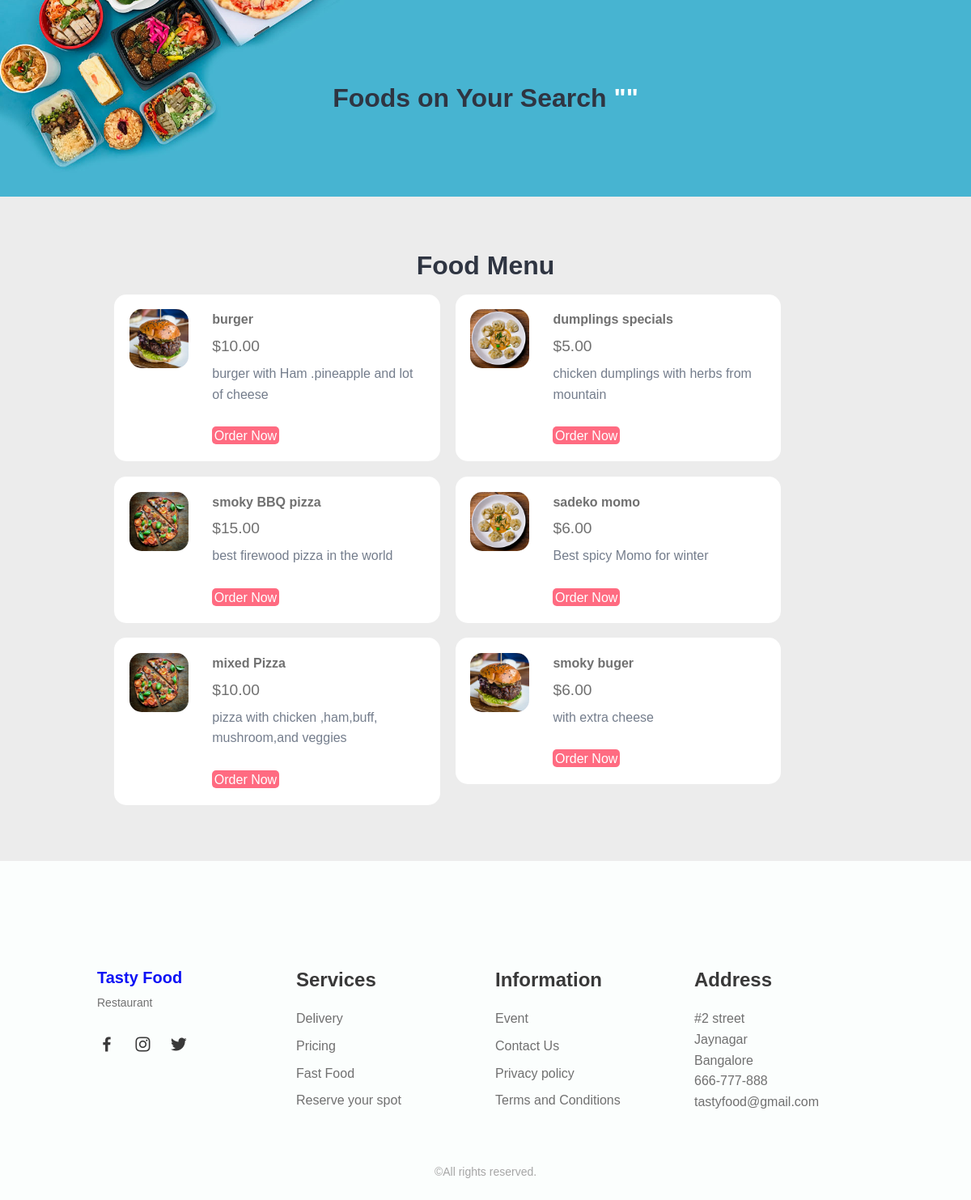
The page /food-search.php on the database its author committed.
### tables this page shows
CREATE TABLE `tbl_food` (
  `id` int(10) UNSIGNED NOT NULL,
  `title` varchar(100) NOT NULL,
  `description` text NOT NULL,
  `price` decimal(10,2) NOT NULL,
  `image_name` varchar(255) NOT NULL,
  `category_id` int(10) UNSIGNED NOT NULL,
  `featured` varchar(10) NOT NULL,
  `active` varchar(10) NOT NULL
);

### food-search.php (the view, shortened to what this page needs)
<?php include('partials-front/menu.php'); ?>
    <section class="food-search text-center">
        <div class="container">
            <?php
            $search = mysqli_real_escape_string($conn,$_POST['search']);
            ?>
            <h2>Foods on Your Search <a href="#" class="text-white">"<?php echo $search; ?>"</a></h2>
        </div>
    </section>
    <section class="food-menu">
        <div class="container">
            <h2 class="text-center">Food Menu</h2>
            <?php
            $sql = "SELECT * FROM tbl_food WHERE title LIKE '%$search%' OR description LIKE '%$search%'";
            $res = mysqli_query($conn,$sql);
            $count = mysqli_num_rows($res);
            if ($count>0)
             {
                while ($row=mysqli_fetch_assoc($res))
                {
                    $id = $row['id'];
                    $title = $row['title'];
                    $price = $row['price'];
                    $description = $row['description'];
                    $image_name = $row['image_name'];
                    ?>
                    <div class="food-menu-box">
                     <div class="food-menu-img">
                        <?php
                        if ($image_name=="")
                        {
                            echo "<div class='error'>/image is not Availble </div>";
                        }
                        else
                        {
                            ?>
                            <img src="<?php echo SITEURL ?>images/food/<?php echo $image_name;?>" alt="Chicke Hawain Pizza" class="img-responsive img-curve">
                            <?php
                        }
                        ?>
                </div>
                <div class="food-menu-desc">
                    <h4><?php echo $title; ?></h4>
                    <p class="food-price">$<?php echo $price;?></p>
                    <p class="food-detail">
                        <?php  echo $description;?>
                    </p>
                    <br>
                    <a href="<?php echo SITEURL;?>order.php?food_id=<?php echo $id; ?>" class="btn btn-primary">Order Now</a>
                </div>
            </div>
                    <?php
                }
            }
            else
            {
                echo "<div class='error'>Food not available. </div>";
            }
             ?>
        </div>
    </section>
 <?php include('partials-front/footer.php'); ?>

### css/style.css (style rules this page uses)
* { margin: 0 0; padding: 0 0; font-family: Arial, Helvetica, sans-serif; }
.container { width: 80%; margin: 0 auto; padding: 1%; }
.img-responsive { width: 100%; }
.img-curve { border-radius: 15px; }
.text-center { text-align: center; }
.text-white { color: white; }
.btn { padding: 1%; border: none; font-size: 1rem; border-radius: 5px; }
.btn-primary { background-color: #ff6b81; color: white; cursor: pointer; }
h2 { color: #2f3542; font-size: 2rem; margin-bottom: 2%; }
.food-search { background-image: url(../images/bg.jpg); background-size: cover; background-repeat: no-repeat; background-position: center; padding: 7% 0; }
.food-menu { background-color: #ececec; padding: 4% 0; }
.food-menu-box { width: 43%; margin: 1%; padding: 2%; float: left; background-color: white; border-radius: 15px; }
.food-menu-img { width: 20%; float: left; }
.food-menu-desc { width: 70%; float: left; margin-left: 8%; }
.food-price { font-size: 1.2rem; margin: 2% 0; }
.food-detail { font-size: 1rem; color: #747d8c; }
:root { --header-height: 3rem; --first-color: #0d11f5; --first-color-alt: #2f11d8; --title-color: #393939; --text-color: #707070; --text-color-light: #A6A6A6; --body-color: #FBFEFD; --container-color: #FFFFFF; --body-font: 'Poppins', sans-serif; --biggest-font-size: 2.25rem; --h1-font-size: 1.5rem; --h2-font-size: 1.25rem; --h3-font-size: 1rem; --normal-font-size: .938rem; --small-font-size: .813rem; --smaller-font-size: .75rem; --font-medium: 500; --font-semi-bold: 600; --mb-1: .5rem; --mb-2: 1rem; --mb-3: 1.5rem; --mb-4: 2rem; --mb-5: 2.5rem; --mb-6: 3rem; --z-tooltip: 10; --z-fixed: 100; }
@media screen and (min-width: 768px) { :root { --biggest-font-size: 4rem; --h1-font-size: 2.25rem; --h2-font-size: 1.5rem; --h3-font-size: 1.25rem; --normal-font-size: 1rem; --small-font-size: .875rem; --smaller-font-size: .813rem; } }
html { scroll-behavior: smooth; }
body { margin: var(--header-height) 0 0 0; font-family: var(--body-font); font-size: var(--normal-font-size); background-color: var(--body-color); color: var(--text-color); line-height: 1.6; }
h1, h2, h3, p, ul { margin: 0; }
a { text-decoration: none; }
img { max-width: 100%; height: auto; }
@media screen and (min-width:768px) { body { margin: 0; } }

### rows shown on the page
tbl_food: image_name (picture), title "burger", price "10.00", description "burger with Ham .pineapple and lot of cheese"
tbl_food: image_name (picture), title "dumplings specials", price "5.00", description "chicken dumplings with herbs from mountain"
tbl_food: image_name (picture), title "smoky BBQ pizza", price "15.00", description "best firewood pizza in the world"
tbl_food: image_name (picture), title "sadeko momo", price "6.00", description "Best spicy Momo for winter"
tbl_food: image_name (picture), title "mixed Pizza", price "10.00", description "pizza with chicken ,ham,buff, mushroom,and veggies"
tbl_food: image_name (picture), title "smoky buger", price "6.00", description "with extra cheese"
